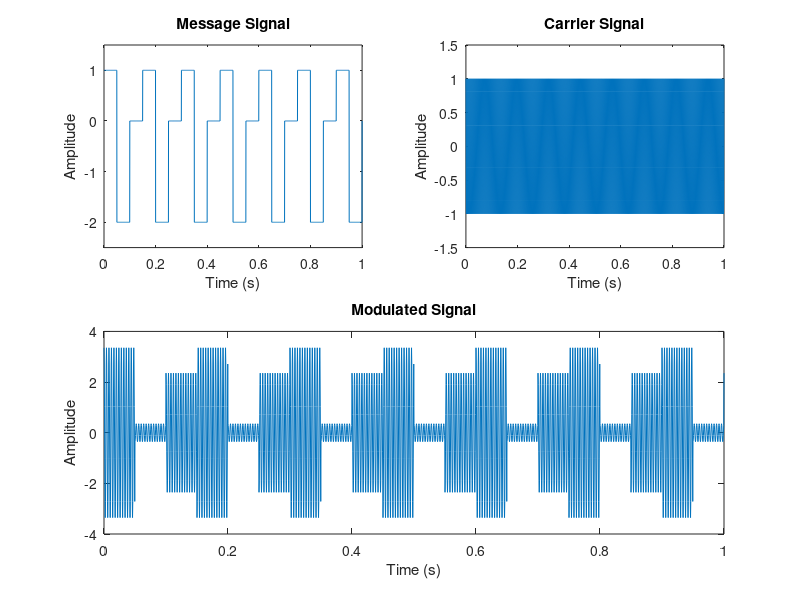
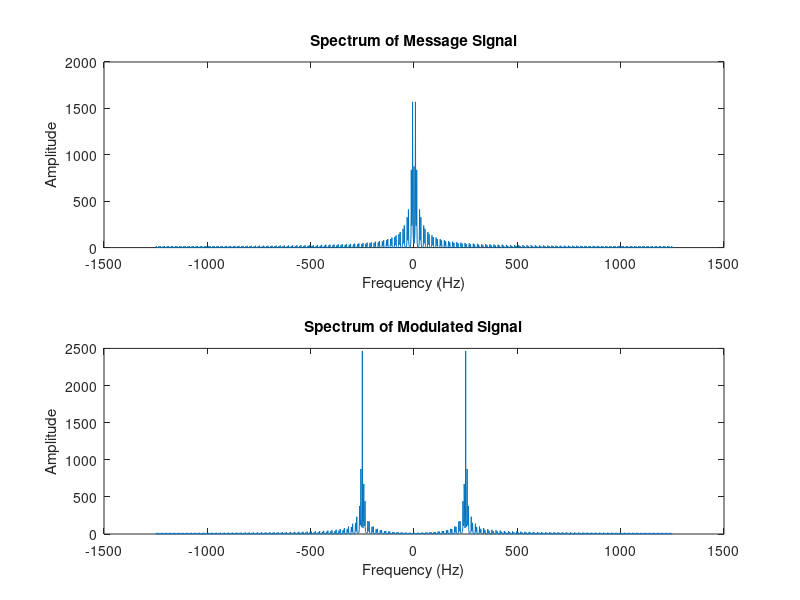

These figures' MATLAB source, in order:
% Illustrative Problem 3.3
% ------------------------
clc;
clear all;
close all;

% Details given in the question
Fc = 250;
t0 = 0.15;
a = 0.85;

% Assumed values
Tstart = 0;
Tstop = 1;
Fs = 2.5 * 10^3;

% Generating time
Ts = 1 / Fs;
t = Tstart : Ts : Tstop;
N = length(t);

% Generating the message signal
tk = mod(t, t0);
m_t = (tk <= (1/3)*t0) - 2*((tk > (1/3)*t0) .* (tk <= (2/3)*t0));
subplot(2,2,1);
plot(t, m_t);
ylim([-2.5 1.5]);
title('Message Signal');
xlabel('Time (s)');
ylabel('Amplitude');

% Generating the carrier signal
c_t = cos(2*pi*Fc*t);
subplot(2,2,2);
plot(t, c_t);
title('Carrier Signal');
xlabel('Time (s)');
ylabel('Amplitude');
ylim([-1.5 1.5]);

% Generating the modulated signal
u_t = (2/a)*c_t + m_t.*c_t;
subplot(2,2,3:4);
plot(t, u_t);
title('Modulated Signal');
xlabel('Time (s)');
ylabel('Amplitude');

% Plot Spectra
figure;
subplot(2,1,1);
plot(linspace(-Fs/2, Fs/2, N), abs(fftshift(fft(m_t))));
title('Spectrum of Message Signal');
xlabel('Frequency (Hz)');
ylabel('Amplitude');
subplot(2,1,2);
plot(linspace(-Fs/2, Fs/2, N), abs(fftshift(fft(u_t))));
title('Spectrum of Modulated Signal');
xlabel('Frequency (Hz)');
ylabel('Amplitude');

% Calculate power
u_pow = sum(u_t .^ 2) / N;
fprintf(1, 'Power of modulated signal u(t) = %f\n', u_pow);
m_pow = sum(m_t .^2) / N;
u_eff = m_pow / u_pow;
fprintf(1, 'Efficiency of modulated signal u = %f\n', u_eff);

% Calculate Noise Power
SNR = 10;
n_pow = u_pow / (10 ^ (SNR/10));
fprintf(1, 'Noise power = %f\n\n', n_pow);

